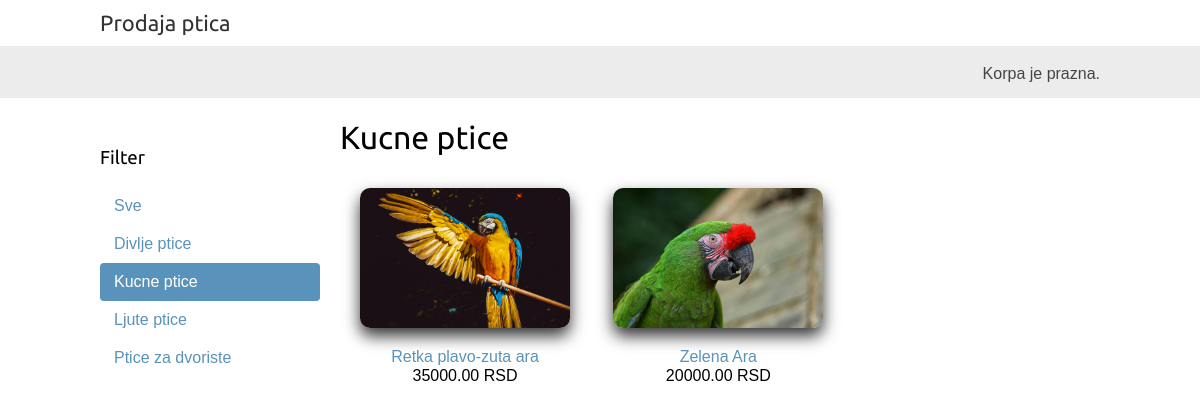
Screenshot of /kucne-ptice/ with the database file from the repository.
### SalonPtica/models.py (models this page shows, shortened)
class Segment(models.Model):
    naziv = models.CharField(max_length=200, db_index=True)
    slug = models.SlugField(max_length=200, unique=True)
    class Meta:
        ordering = ('naziv',)
        verbose_name = 'segment'
        verbose_name_plural = 'segmenti'
    def ApsolutniURL(self):
        return reverse('SalonPtica:ListaPticaPoSegmentu', args=[self.slug])

class Ptica(models.Model):
    segment = models.ForeignKey(Segment, related_name='ptice', on_delete=models.CASCADE)
    naziv = models.CharField(max_length=200, db_index=True)
    slug = models.SlugField(max_length=200, db_index=True)
    slika = models.ImageField(upload_to='ptice/%Y/%m/%d', blank=True)
    opis = models.TextField(blank=True)
    cena = models.DecimalField(max_digits=10, decimal_places=2)
    raspoloziv = models.BooleanField(default=True)
    kreiran = models.DateTimeField(auto_now_add=True)
    azuriran = models.DateTimeField(auto_now=True)
    class Meta:
        ordering = ('naziv',)
        index_together = (('id', 'slug'),)
        verbose_name_plural = 'ptice'
    def ApsolutniURL(self):
        return reverse('SalonPtica:DetaljiPtica', args=[self.id, self.slug])

### SalonPtica/views.py (the view)
# urls.py: path('', views.ListaPtica, name='ListaPtica'),
def ListaPtica(request, segment_slug=None):
    segment = None
    segmenti = Segment.objects.all()
    ptice = Ptica.objects.filter(raspoloziv=True)
    if segment_slug:
        segment = get_object_or_404(Segment, slug=segment_slug)
        ptice = ptice.filter(segment=segment)
    korpa = Korpa(request)
    return render(request, 'SalonPtica/ptica/list.html', {'segment': segment, 'segmenti': segmenti, 'ptice': ptice, 'korpa': korpa})

### KorpaZaKupovinu/korpa.py (called while the page is built)
    def __len__(self):
        return sum(stavka['kolicina'] for stavka in self.korpa.values())

### SalonPtica/templates/SalonPtica/ptica/list.html (shortened to what this page needs)
{% extends "SalonPtica/base.html" %}
{% load static %}
{% block content %}
    <div id="sidebar">
        <h3>Filter</h3>
        <ul>
            <li {% if not segment %}class="selected"{% endif %}>
                <a href="{% url "SalonPtica:ListaPtica" %}">Sve</a>
            </li>
            {% for c in segmenti %}
                <li {% if segment.slug == c.slug %}class="selected"{% endif %}>
                    <a href="{{ c.ApsolutniURL }}">{{ c.naziv }}</a>
                </li>
            {% endfor %}
        </ul>
    </div>
    <div class="main">
        <h1>
            {% if segment %}
                {{ segment.naziv }}
            {% else %}
                Ptice
            {% endif %}
        </h1>
        <div class = "displayGrid">
            {% for ptica in ptice %}
                    <div class="item">
                        <a href="{{ ptica.ApsolutniURL }}">
                            <img src="{% if ptica.slika %}{{ ptica.slika.url }}{% else %}{% static "img/no_image.png" %}{% endif %}">
                        </a>
                        <a href="{{ ptica.ApsolutniURL }}">{{ ptica.naziv }}</a>
                        <br>
                        {{ ptica.cena }} RSD
                    </div>
            {% endfor %}
        </div>
    </div>
{% endblock %}

### SalonPtica/static/css/base.css (style rules this page uses)
body { margin:0; padding:0; font-family:helvetica, sans-serif; }
h1, h2, h3, h4, h5 , h6 { font-family: 'Ubuntu', sans-serif; font-weight:normal; }
a { text-decoration:none; color:#5993bb; }
#sidebar { width:220px; padding:30px 20px 0 0; float:left; }
#sidebar ul { margin:0; padding:0; }
#sidebar ul li { margin:0; list-style:none; padding:10px 14px; }
#sidebar ul li a { display:block; }
#sidebar ul li.selected { background:#5993bb; border-radius:4px; }
#sidebar ul li.selected a { color:#fff; }
.main { float:left; width: 96%; margin-right:-220px; overflow:hidden; }
.displayGrid { display: grid; width: calc(100% - 220px); grid-template-columns: repeat(3,1fr); grid-template-rows: 280px; grid-gap: 20px; }
.displayGrid .item { margin-left: 20px; height: 300px; width:90%; padding:10px 20px 10px 0; text-align:center; line-height:1.2; }
.displayGrid .item img { margin-bottom: 15px; width: 100%; border-radius: 10px; box-shadow: 0 8px 16px rgba(0, 0, 0, 0.8); }

### rows the page displays
Segment: naziv "Divlje ptice"
Segment: naziv "Kucne ptice"
Segment: naziv "Ljute ptice"
Segment: naziv "Ptice za dvoriste"
Ptica: slika (picture), naziv "Retka plavo-zuta ara", cena "35000.00"
Ptica: slika (picture), naziv "Zelena Ara", cena "20000.00"
